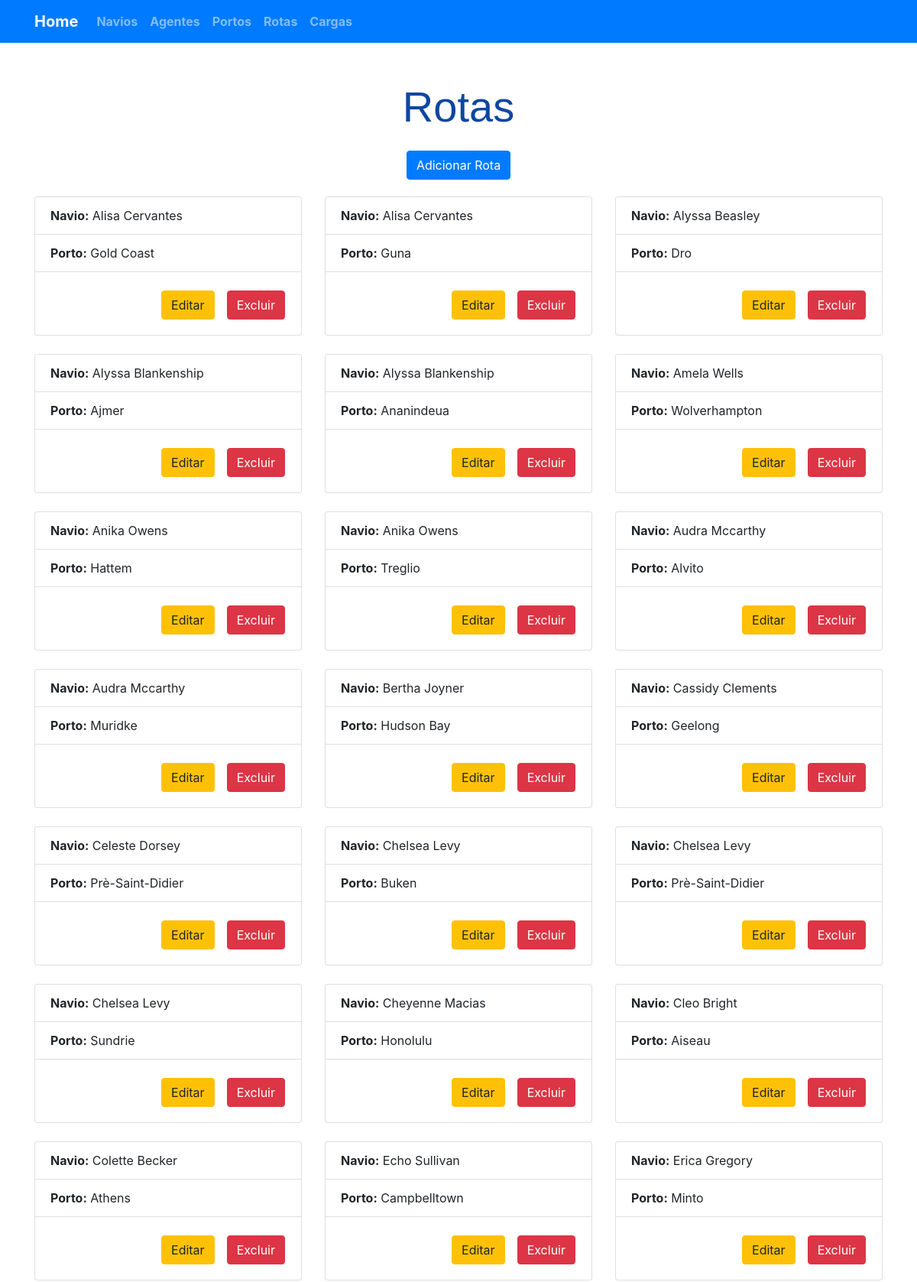
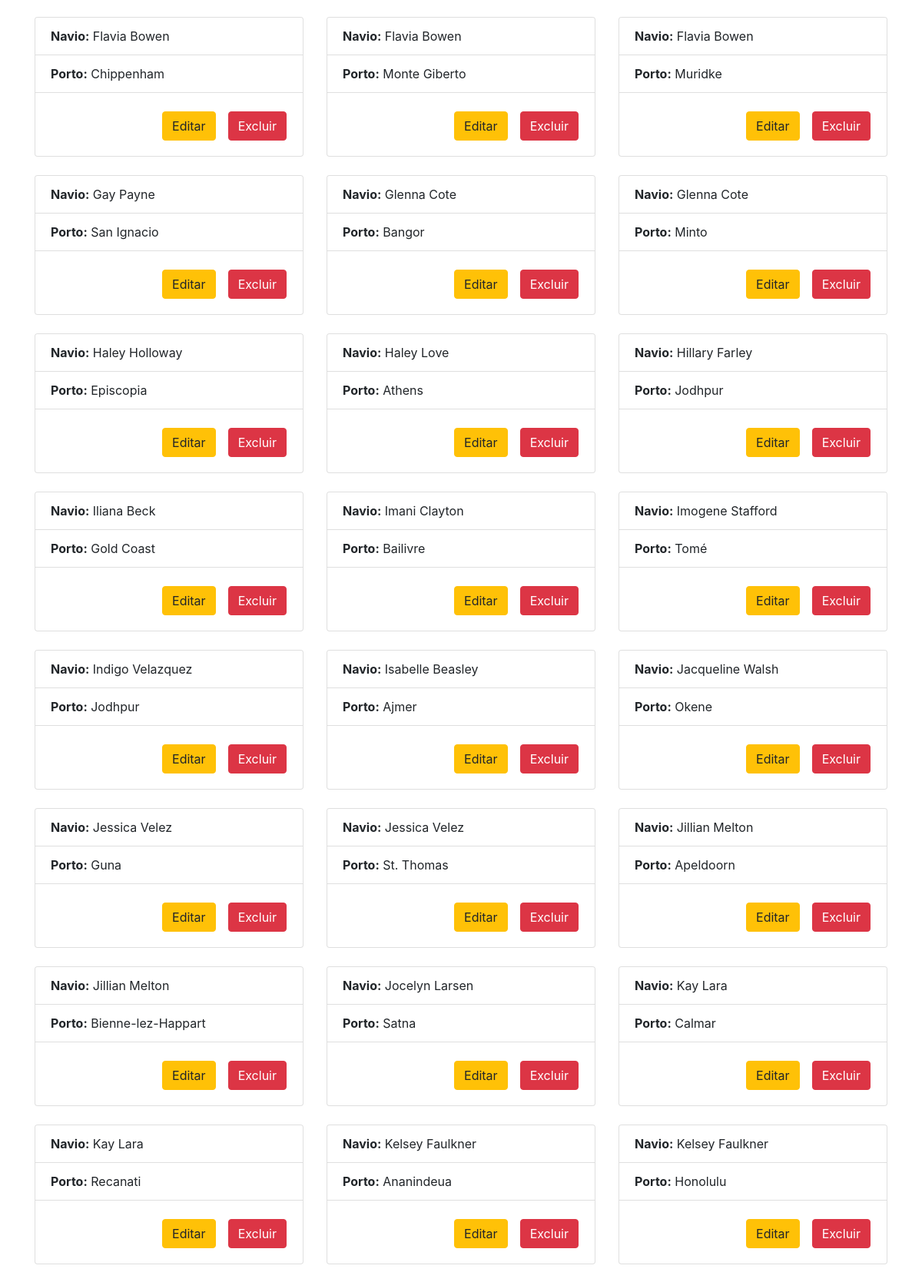
The app's page /rotaPage.php (upper part) with its own data (2 pictures, top to bottom).
### tables this page shows
CREATE TABLE rota (
  nome_navio varchar(100) NOT NULL,
  nome_porto varchar(100) NOT NULL,
  PRIMARY KEY (nome_navio,nome_porto),
  CONSTRAINT navio_rota_fk FOREIGN KEY (nome_navio) REFERENCES navio (nome) ON DELETE CASCADE ON UPDATE CASCADE,
  CONSTRAINT porto_rota_fk FOREIGN KEY (nome_porto) REFERENCES porto (nome) ON DELETE CASCADE ON UPDATE CASCADE
);

### connection.php (called while the page is built, shortened)
<?php
function open_database(){
    try{
        $connection = new mysqli("localhost", "root", "", "empresa_portuaria");
        $connection->query("SET NAMES 'utf8'");
        return $connection;
    } catch (Exception $ex) {
        echo $ex->getMessage();
        return null;
    }
}
function selectAll($sql){
    $database = open_database();
    $result = $database->query($sql);
    while($row = mysqli_fetch_array($result)){
        $grupo[] = $row;
    }
    return $grupo;
}
function selectAllRotas(){
    $sql = "SELECT * FROM rota ORDER BY nome_navio";
    return selectAll($sql);
}

### rotaPage.php (the view, shortened to what this page needs)
<!DOCTYPE html>
<?php include 'connection.php';
    try {
       $grupo = selectAllRotas();
   } catch (Exception $ex) {
       echo $ex->getMessage();
   }
?>
    <h1 class="mb-4 display-4">Rotas</h1>
    <p id="addlink">
        <a class="btn btn-primary" href="insertRota.php">Adicionar Rota</a>
    </p>
    <div class="container mt-5">
            <div class="row mb-5 justify-content-center">
                <?php
                if($grupo){
                    foreach ($grupo as $rota){ ?>
                <div class="col-sm-11 col-md-6 col-lg-4 mt-4">
                    <div class="card">
                            <ul class="list-group list-group-flush">
                                <li class="list-group-item">
                                    <div class="d-inline font-weight-bold">Navio:</div>
                                    <div class="d-inline"> <?=$rota["nome_navio"]?> </div>
                                </li>
                                <li class="list-group-item">
                                    <div class="d-inline font-weight-bold">Porto:</div>
                                    <div class="d-inline"> <?=$rota["nome_porto"]?> </div>
                                </li>
                            </ul>
                        <div class="card-body ml-auto">
                            <div class="row">
                                <form class="mr-3 mt-1" name="alterar" action="updateRota.php" method="POST">
                                    <input class="btn btn-warning" type="submit" value="Editar" name="editar" />
                                </form>
                                <form class="mr-3 mt-1" name="excluir" action="connection.php" method="POST">
                                    <input class="btn btn-danger" type="submit" value="Excluir" name="excluir" />
                                </form>
                            </div>
                        </div>
                    </div>
                </div>
                <?php }
                }
                ?>
            </div>
        </div>

### css/inicialPage.css (style rules this page uses)
h1 { font-family: sans-serif; text-align: center; color: #0D47A1; top:50px; position: relative; }
p#addlink { display: block; top:50px; position: relative; text-align: center; }
a { font-weight: bolder; text-decoration: none; }

### records on screen
rota: nome_navio "Alisa Cervantes", nome_porto "Gold Coast"
rota: nome_navio "Alisa Cervantes", nome_porto "Guna"
rota: nome_navio "Alyssa Beasley", nome_porto "Dro"
rota: nome_navio "Alyssa Blankenship", nome_porto "Ajmer"
rota: nome_navio "Alyssa Blankenship", nome_porto "Ananindeua"
rota: nome_navio "Amela Wells", nome_porto "Wolverhampton"
rota: nome_navio "Anika Owens", nome_porto "Hattem"
rota: nome_navio "Anika Owens", nome_porto "Treglio"
rota: nome_navio "Audra Mccarthy", nome_porto "Alvito"
rota: nome_navio "Audra Mccarthy", nome_porto "Muridke"
rota: nome_navio "Bertha Joyner", nome_porto "Hudson Bay"
rota: nome_navio "Cassidy Clements", nome_porto "Geelong"
rota: nome_navio "Celeste Dorsey", nome_porto "Prè-Saint-Didier"
rota: nome_navio "Chelsea Levy", nome_porto "Buken"
rota: nome_navio "Chelsea Levy", nome_porto "Prè-Saint-Didier"
rota: nome_navio "Chelsea Levy", nome_porto "Sundrie"
rota: nome_navio "Cheyenne Macias", nome_porto "Honolulu"
rota: nome_navio "Cleo Bright", nome_porto "Aiseau"
rota: nome_navio "Colette Becker", nome_porto "Athens"
rota: nome_navio "Echo Sullivan", nome_porto "Campbelltown"
rota: nome_navio "Erica Gregory", nome_porto "Minto"
rota: nome_navio "Flavia Bowen", nome_porto "Chippenham"
rota: nome_navio "Flavia Bowen", nome_porto "Monte Giberto"
rota: nome_navio "Flavia Bowen", nome_porto "Muridke"
rota: nome_navio "Gay Payne", nome_porto "San Ignacio"
rota: nome_navio "Glenna Cote", nome_porto "Bangor"
rota: nome_navio "Glenna Cote", nome_porto "Minto"
rota: nome_navio "Haley Holloway", nome_porto "Episcopia"
rota: nome_navio "Haley Love", nome_porto "Athens"
rota: nome_navio "Hillary Farley", nome_porto "Jodhpur"
rota: nome_navio "Iliana Beck", nome_porto "Gold Coast"
rota: nome_navio "Imani Clayton", nome_porto "Bailivre"
rota: nome_navio "Imogene Stafford", nome_porto "Tomé"
rota: nome_navio "Indigo Velazquez", nome_porto "Jodhpur"
rota: nome_navio "Isabelle Beasley", nome_porto "Ajmer"
rota: nome_navio "Jacqueline Walsh", nome_porto "Okene"
rota: nome_navio "Jessica Velez", nome_porto "Guna"
rota: nome_navio "Jessica Velez", nome_porto "St. Thomas"
rota: nome_navio "Jillian Melton", nome_porto "Apeldoorn"
rota: nome_navio "Jillian Melton", nome_porto "Bienne-lez-Happart"
rota: nome_navio "Jocelyn Larsen", nome_porto "Satna"
rota: nome_navio "Kay Lara", nome_porto "Calmar"
rota: nome_navio "Kay Lara", nome_porto "Recanati"
rota: nome_navio "Kelsey Faulkner", nome_porto "Ananindeua"
rota: nome_navio "Kelsey Faulkner", nome_porto "Honolulu"
